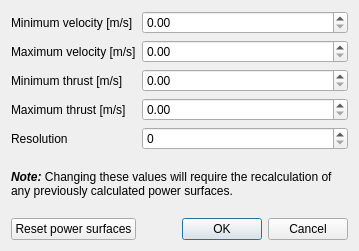
<?xml version="1.0" encoding="UTF-8"?>
<ui version="4.0">
 <class>Dialog</class>
 <widget class="QDialog" name="Dialog">
  <property name="geometry">
   <rect>
    <x>0</x>
    <y>0</y>
    <width>359</width>
    <height>251</height>
   </rect>
  </property>
  <property name="windowTitle">
   <string>Dialog</string>
  </property>
  <layout class="QGridLayout" name="gridLayout">
   <item row="4" column="1">
    <widget class="QLabel" name="label_5">
     <property name="text">
      <string>Resolution</string>
     </property>
    </widget>
   </item>
   <item row="3" column="2">
    <widget class="QDoubleSpinBox" name="doubleSpinBox_Tmax">
     <property name="toolTip">
      <string>Maximum thrust considered in optimisation, should be higher than all thrusts of interest</string>
     </property>
    </widget>
   </item>
   <item row="2" column="2">
    <widget class="QDoubleSpinBox" name="doubleSpinBox_Tmin">
     <property name="toolTip">
      <string>Minimum thrust considered in optimisation calculations. Should be below all thrusts of interest</string>
     </property>
    </widget>
   </item>
   <item row="5" column="1" colspan="2">
    <widget class="QLabel" name="label_6">
     <property name="toolTip">
      <string/>
     </property>
     <property name="text">
      <string>&lt;html&gt;&lt;head/&gt;&lt;body&gt;&lt;p&gt;&lt;span style=&quot; font-weight:600; font-style:italic;&quot;&gt;Note: &lt;/span&gt;Changing these values will require the recalculation of any previously calculated power surfaces.&lt;/p&gt;&lt;/body&gt;&lt;/html&gt;</string>
     </property>
     <property name="wordWrap">
      <bool>true</bool>
     </property>
    </widget>
   </item>
   <item row="1" column="1">
    <widget class="QLabel" name="label_2">
     <property name="text">
      <string>Maximum velocity [m/s]</string>
     </property>
    </widget>
   </item>
   <item row="0" column="1">
    <widget class="QLabel" name="label">
     <property name="text">
      <string>Minimum velocity [m/s]</string>
     </property>
    </widget>
   </item>
   <item row="2" column="1">
    <widget class="QLabel" name="label_3">
     <property name="text">
      <string>Minimum thrust [m/s]</string>
     </property>
    </widget>
   </item>
   <item row="0" column="2">
    <widget class="QDoubleSpinBox" name="doubleSpinBox_Umin">
     <property name="toolTip">
      <string>Minimum velocity considered in optimisation calculations, should be below any velocity of interest</string>
     </property>
    </widget>
   </item>
   <item row="4" column="2">
    <widget class="QSpinBox" name="spinBox_res">
     <property name="toolTip">
      <string>Resolution of optimisation grid, finer leads to better results, takes longer to calculate</string>
     </property>
     <property name="maximum">
      <number>1000</number>
     </property>
    </widget>
   </item>
   <item row="3" column="1">
    <widget class="QLabel" name="label_4">
     <property name="text">
      <string>Maximum thrust [m/s]</string>
     </property>
    </widget>
   </item>
   <item row="1" column="2">
    <widget class="QDoubleSpinBox" name="doubleSpinBox_Umax">
     <property name="toolTip">
      <string>Maximum velocity considered in optimisation calculations, should be above any velocity of interest</string>
     </property>
    </widget>
   </item>
   <item row="6" column="2">
    <widget class="QDialogButtonBox" name="buttonBox">
     <property name="orientation">
      <enum>Qt::Horizontal</enum>
     </property>
     <property name="standardButtons">
      <set>QDialogButtonBox::Cancel|QDialogButtonBox::Ok</set>
     </property>
    </widget>
   </item>
   <item row="6" column="1">
    <widget class="QPushButton" name="pushButton_reset_Psurfs">
     <property name="toolTip">
      <string>Clear all currently generated power surfaces</string>
     </property>
     <property name="text">
      <string>Reset power surfaces</string>
     </property>
    </widget>
   </item>
  </layout>
 </widget>
 <resources/>
 <connections>
  <connection>
   <sender>buttonBox</sender>
   <signal>accepted()</signal>
   <receiver>Dialog</receiver>
   <slot>accept()</slot>
   <hints>
    <hint type="sourcelabel">
     <x>248</x>
     <y>254</y>
    </hint>
    <hint type="destinationlabel">
     <x>157</x>
     <y>274</y>
    </hint>
   </hints>
  </connection>
  <connection>
   <sender>buttonBox</sender>
   <signal>rejected()</signal>
   <receiver>Dialog</receiver>
   <slot>reject()</slot>
   <hints>
    <hint type="sourcelabel">
     <x>316</x>
     <y>260</y>
    </hint>
    <hint type="destinationlabel">
     <x>286</x>
     <y>274</y>
    </hint>
   </hints>
  </connection>
 </connections>
</ui>
